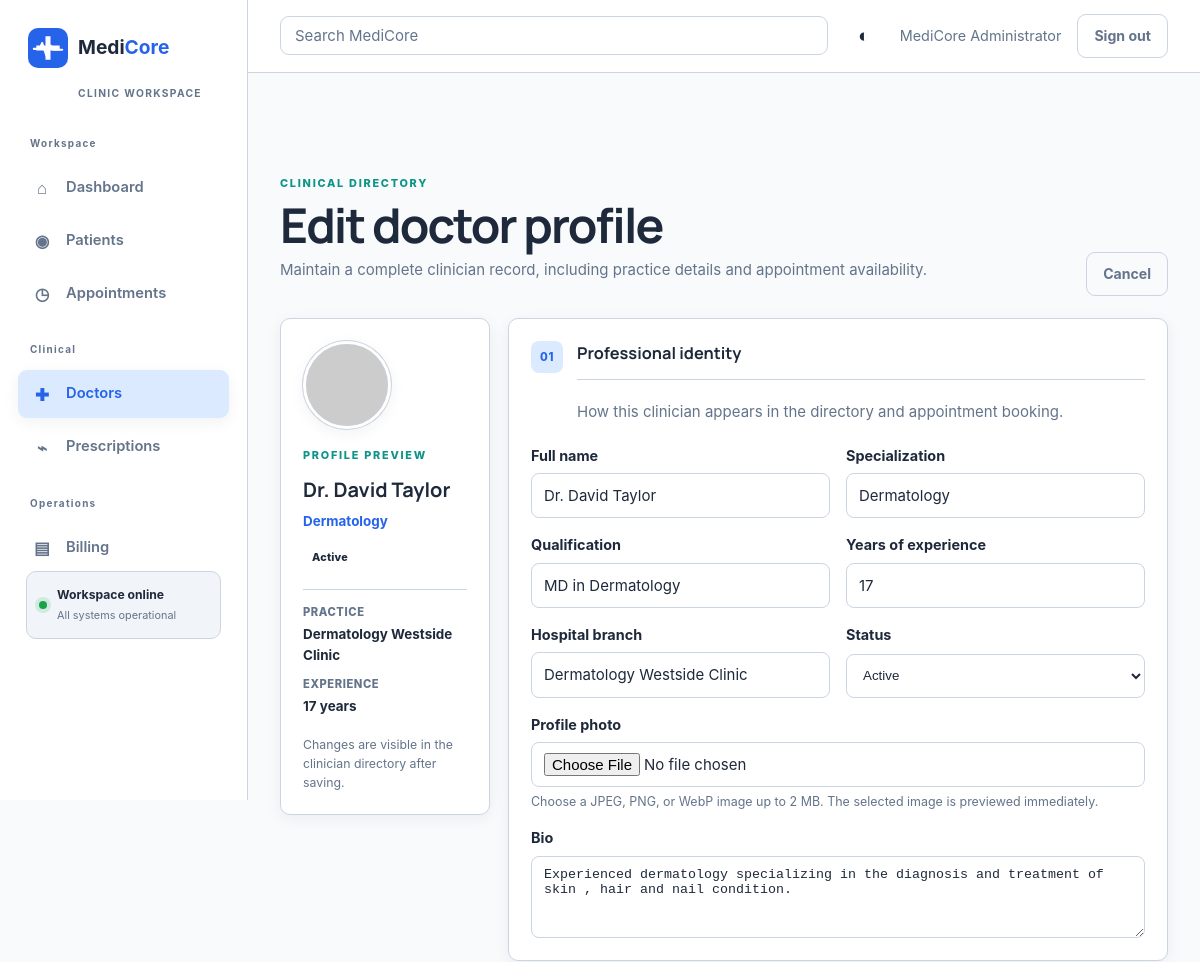
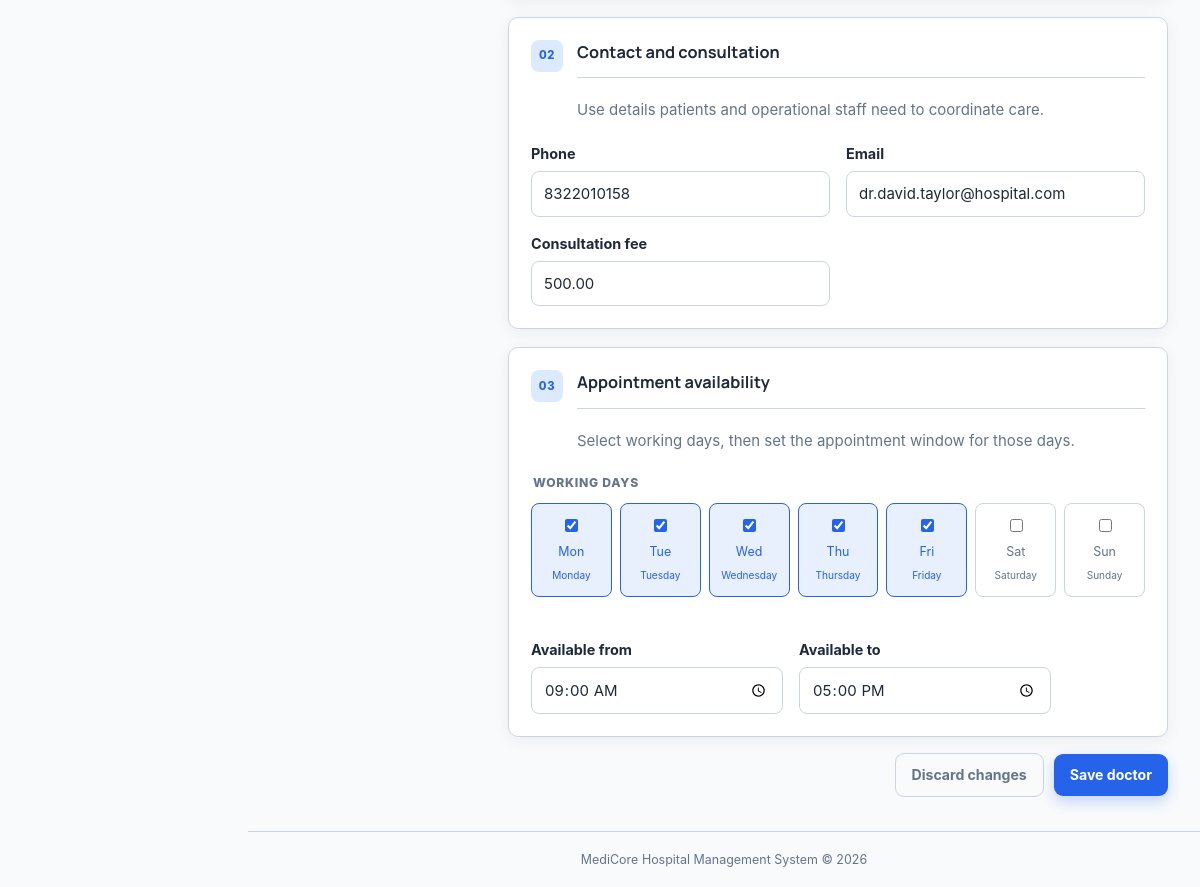
Page /doctors/1/edit (signed in) on the committed database (2 pictures, top to bottom).
### app/models.py (models this page shows, shortened)
class User(UserMixin, db.Model):
    id = db.Column(db.Integer, primary_key=True)
    full_name = db.Column(db.String(120), nullable=False)
    username = db.Column(db.String(80), unique=True, nullable=False, index=True)
    email = db.Column(db.String(120), unique=True, nullable=False, index=True)
    password_hash = db.Column(db.String(255), nullable=False)
    role = db.Column(db.String(20), nullable=False, default="receptionist")
    is_active = db.Column(db.Boolean, nullable=False, default=True)
    failed_login_count = db.Column(db.Integer, nullable=False, default=0)
    locked_until = db.Column(db.DateTime)
    last_login_at = db.Column(db.DateTime)
    created_at = db.Column(db.DateTime, nullable=False, default=datetime.utcnow)

class Doctor(db.Model):
    id = db.Column(db.Integer, primary_key=True)
    user_id = db.Column(db.Integer, db.ForeignKey("user.id"), nullable=True)
    full_name = db.Column(db.String(120), nullable=False)
    specialization = db.Column(db.String(100), nullable=False)
    qualification = db.Column(db.String(120))
    phone = db.Column(db.String(10))
    email = db.Column(db.String(120))
    years_experience = db.Column(db.Integer)
    hospital_branch = db.Column(db.String(120))
    consultation_fee = db.Column(db.Numeric(10, 2), nullable=False, default=Decimal("0.00"))
    available_days = db.Column(db.String(40), default="Mon,Tue,Wed,Thu,Fri")
    available_from = db.Column(db.Time)
    available_to = db.Column(db.Time)
    status = db.Column(db.String(20), nullable=False, default="active")
    photo_url = db.Column(db.String(500))
    bio = db.Column(db.Text)
    user = db.relationship("User", backref="doctor_profile")

### app/routes/doctors.py (the view, shortened to what this page needs)
@doctors_bp.route("/<int:doctor_id>/edit", methods=["GET", "POST"])
@login_required
@role_required("admin")
def edit(doctor_id):
    doctor = db.get_or_404(Doctor, doctor_id)
    form = DoctorForm(obj=doctor)
    if request.method == "GET":
        load_days(form, doctor)
    return render_template("doctors/form.html", form=form, doctor=doctor, days=DAYS)

### app/__init__.py (called while the page is built)
@login_manager.user_loader
def load_user(user_id):
    from app.models import User
    return db.session.get(User, int(user_id))

### app/routes/doctors.py (called while the page is built)
def load_days(form, doctor):
    selected = set((doctor.available_days or "").split(","))
    for key, short, label in DAYS:
        getattr(form, f"day_{key}").data = short in selected

### app/utils.py (called while the page is built)
def role_required(*roles):
    def decorator(view):
        @wraps(view)
        def wrapped(*args, **kwargs):
            if not current_user.is_authenticated or current_user.role not in roles or current_user.role not in ROLE_PERMISSIONS:
                abort(403)
            return view(*args, **kwargs)
        return wrapped
    return decorator

### app/templates/doctors/form.html (shortened to what this page needs)
{% extends 'base.html' %}
{% block content %}
{% set portrait_url = url_for('static', filename=doctor.photo_url) if doctor and doctor.photo_url and not doctor.photo_url.startswith(('http://', 'https://')) else (doctor.photo_url if doctor and doctor.photo_url else 'https://api.dicebear.com/9.x/personas/svg?backgroundColor=dbeafe&seed=' ~ (doctor.id if doctor else 'new-clinician')) %}
<div class="page-heading doctor-edit-heading">
  <div>
    <p class="eyebrow">Clinical directory</p>
    <h1>{{ 'Edit doctor profile' if doctor else 'Create doctor profile' }}</h1>
    <p class="muted">Maintain a complete clinician record, including practice details and appointment availability.</p>
  </div>
  <a class="button button-quiet" href="{{ url_for('doctors.detail', doctor_id=doctor.id) if doctor else url_for('doctors.list_doctors') }}">Cancel</a>
</div>
<form method="post" class="patient-form doctor-edit-form" enctype="multipart/form-data" novalidate>
  <div class="doctor-edit-layout">
    <aside class="doctor-edit-summary">
      <div class="doctor-avatar doctor-avatar--editor"><img src="{{ portrait_url }}" alt="Portrait preview" data-doctor-photo-preview></div>
      <p class="eyebrow">Profile preview</p>
      <h2 data-doctor-preview-name>{{ doctor.full_name if doctor else 'New clinician' }}</h2>
      <p class="doctor-edit-specialty" data-doctor-preview-specialty>{{ doctor.specialization if doctor else 'Specialization pending' }}</p>
      <span class="status-pill status-{{ doctor.status if doctor else 'active' }}" data-doctor-preview-status>{{ (doctor.status|replace('_', ' ')|title) if doctor else 'Active' }}</span>
      <dl class="doctor-edit-summary-list">
        <div><dt>Practice</dt><dd data-doctor-preview-branch>{{ doctor.hospital_branch if doctor and doctor.hospital_branch else 'Branch pending' }}</dd></div>
        <div><dt>Experience</dt><dd data-doctor-preview-experience>{{ (doctor.years_experience ~ ' years') if doctor and doctor.years_experience is not none else 'Not recorded' }}</dd></div>
      </dl>
      <p class="muted">Changes are visible in the clinician directory after saving.</p>
    </aside>
    <div class="doctor-edit-content">
      <section class="form-section doctor-edit-section">
        <div class="doctor-edit-section-heading"><span class="doctor-edit-step">01</span><div><h2>Professional identity</h2><p class="muted">How this clinician appears in the directory and appointment booking.</p></div></div>
        <div class="form-grid">
          <div class="field-group">{{ form.full_name.label }}{{ form.full_name(class="text-input", data_doctor_preview="name", autocomplete="name") }}</div>
          <div class="field-group">{{ form.specialization.label }}{{ form.specialization(class="text-input", data_doctor_preview="specialty") }}</div>
          <div class="field-group">{{ form.qualification.label }}{{ form.qualification(class="text-input", placeholder="e.g. MBBS, MD") }}</div>
          <div class="field-group">{{ form.years_experience.label }}{{ form.years_experience(class="text-input", min=0, data_doctor_preview="experience") }}</div>
          <div class="field-group">{{ form.hospital_branch.label }}{{ form.hospital_branch(class="text-input", data_doctor_preview="branch") }}</div>
          <div class="field-group">{{ form.status.label }}{{ form.status(class="text-input", data_doctor_preview="status") }}{% for error in form.status.errors %}<span class="field-error">{{ error }}</span>{% endfor %}</div>
          <div class="field-group field-wide">{{ form.profile_photo.label }}{{ form.profile_photo(class="text-input photo-file-input", accept="image/jpeg,image/png,image/webp", data_doctor_photo_input="true") }}<span class="role-help">Choose a JPEG, PNG, or WebP image up to 2 MB. The selected image is previewed immediately.</span>{% for error in form.profile_photo.errors %}<span class="field-error">{{ error }}</span>{% endfor %}</div>
          <div class="field-group field-wide">{{ form.bio.label }}{{ form.bio(class="text-input", rows=4, placeholder="Brief clinical background, areas of care, or patient-facing introduction") }}</div>
        </div>
      </section>
      <section class="form-section doctor-edit-section">
        <div class="doctor-edit-section-heading"><span class="doctor-edit-step">02</span><div><h2>Contact and consultation</h2><p class="muted">Use details patients and operational staff need to coordinate care.</p></div></div>
        <div class="form-grid">
          <div class="field-group">{{ form.phone.label }}{{ form.phone(class="text-input", inputmode="numeric", autocomplete="tel") }}{% for error in form.phone.errors %}<span class="field-error">{{ error }}</span>{% endfor %}</div>
          <div class="field-group">{{ form.email.label }}{{ form.email(class="text-input", autocomplete="email") }}{% for error in form.email.errors %}<span class="field-error">{{ error }}</span>{% endfor %}</div>
          <div class="field-group">{{ form.consultation_fee.label }}{{ form.consultation_fee(class="text-input", min=0, step="0.01", inputmode="decimal") }}</div>
        </div>
      </section>
      <section class="form-section doctor-edit-section">
        <div class="doctor-edit-section-heading"><span class="doctor-edit-step">03</span><div><h2>Appointment availability</h2><p class="muted">Select working days, then set the appointment window for those days.</p></div></div>
        <fieldset class="availability-fieldset"><legend>Working days</legend><div class="day-check-grid">{% for key, short, label in days %}<label class="day-check">{{ form['day_' ~ key] }}<span>{{ short }}</span><small>{{ label }}</small></label>{% endfor %}</div></fieldset>
        <div class="form-grid time-grid">
          <div class="field-group">{{ form.available_from.label }}{{ form.available_from(class="text-input") }}{% for error in form.available_from.errors %}<span class="field-error">{{ error }}</span>{% endfor %}</div>
          <div class="field-group">{{ form.available_to.label }}{{ form.available_to(class="text-input") }}{% for error in form.available_to.errors %}<span class="field-error">{{ error }}</span>{% endfor %}</div>
        </div>
      </section>
    </div>
  </div>
  <div class="form-actions doctor-edit-actions"><a class="button button-quiet" href="{{ url_for('doctors.detail', doctor_id=doctor.id) if doctor else url_for('doctors.list_doctors') }}">Discard changes</a>{{ form.submit(class="button button-primary") }}</div>
</form>
{% endblock %}

### app/templates/partials/_user_menu.html
{% if current_user.is_authenticated %}
  <span class="user-greeting">{{ current_user.full_name }}</span>
  <form method="post" action="{{ url_for('auth.logout') }}"><input type="hidden" name="csrf_token" value="{{ csrf_token() }}"><button class="button button-quiet" type="submit">Sign out</button></form>
{% endif %}

### rows in the picture
User: full_name "MediCore Administrator"
Doctor: full_name "Dr. David Taylor", specialization "Dermatology", status "Active", hospital_branch "Dermatology Westside Clinic", years_experience "17 years", qualification "MD in Dermatology", years_experience "17", bio "Experienced dermatology specializing in the diagnosis and treatment of skin , hair and nail condition.", phone "8322010158", email "dr.david.taylor@hospital.com", consultation_fee "500.00", available_from "09:00", available_to "17:00"

### other values in the picture
{{ 'Edit doctor profile' if doctor else 'Create doctor profile' }} "Edit doctor profile"
{{ short }} "Mon" "Tue" "Wed" "Thu" "Fri" "Sat" "Sun"
{{ label }} "Monday" "Tuesday" "Wednesday" "Thursday" "Friday" "Saturday" "Sunday"
{{ APP_NAME }} "MediCore"
